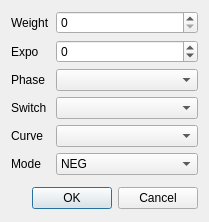
<?xml version="1.0" encoding="UTF-8"?>
<ui version="4.0">
 <class>ExpoDialog</class>
 <widget class="QDialog" name="ExpoDialog">
  <property name="geometry">
   <rect>
    <x>0</x>
    <y>0</y>
    <width>209</width>
    <height>222</height>
   </rect>
  </property>
  <property name="minimumSize">
   <size>
    <width>0</width>
    <height>222</height>
   </size>
  </property>
  <property name="windowTitle">
   <string/>
  </property>
  <property name="windowIcon">
   <iconset resource="companion9x.qrc">
    <normaloff>:/icon.png</normaloff>:/icon.png</iconset>
  </property>
  <layout class="QGridLayout" name="gridLayout_2">
   <item row="1" column="0">
    <widget class="QDialogButtonBox" name="buttonBox">
     <property name="minimumSize">
      <size>
       <width>0</width>
       <height>25</height>
      </size>
     </property>
     <property name="orientation">
      <enum>Qt::Horizontal</enum>
     </property>
     <property name="standardButtons">
      <set>QDialogButtonBox::Cancel|QDialogButtonBox::Ok</set>
     </property>
    </widget>
   </item>
   <item row="0" column="0">
    <layout class="QFormLayout" name="formLayout">
     <property name="fieldGrowthPolicy">
      <enum>QFormLayout::AllNonFixedFieldsGrow</enum>
     </property>
     <item row="0" column="0">
      <widget class="QLabel" name="label_3">
       <property name="text">
        <string>Weight</string>
       </property>
      </widget>
     </item>
     <item row="0" column="1">
      <widget class="QSpinBox" name="weightSB">
       <property name="whatsThis">
        <string>The value of the weight</string>
       </property>
       <property name="alignment">
        <set>Qt::AlignLeading|Qt::AlignLeft|Qt::AlignVCenter</set>
       </property>
       <property name="minimum">
        <number>0</number>
       </property>
       <property name="maximum">
        <number>100</number>
       </property>
      </widget>
     </item>
     <item row="1" column="0">
      <widget class="QLabel" name="label_2">
       <property name="text">
        <string>Expo</string>
       </property>
      </widget>
     </item>
     <item row="1" column="1">
      <widget class="QSpinBox" name="expoSB">
       <property name="whatsThis">
        <string>&lt;!DOCTYPE HTML PUBLIC &quot;-//W3C//DTD HTML 4.0//EN&quot; &quot;http://www.w3.org/TR/REC-html40/strict.dtd&quot;&gt;
&lt;html&gt;&lt;head&gt;&lt;meta name=&quot;qrichtext&quot; content=&quot;1&quot; /&gt;&lt;style type=&quot;text/css&quot;&gt;
p, li { white-space: pre-wrap; }
&lt;/style&gt;&lt;/head&gt;&lt;body style=&quot; font-family:'MS Shell Dlg 2'; font-size:8.25pt; font-weight:400; font-style:normal;&quot;&gt;
&lt;p style=&quot; margin-top:0px; margin-bottom:0px; margin-left:0px; margin-right:0px; -qt-block-indent:0; text-indent:0px;&quot;&gt;&lt;span style=&quot; font-size:8pt;&quot;&gt;Expo value&lt;/span&gt;&lt;/p&gt;&lt;/body&gt;&lt;/html&gt;</string>
       </property>
       <property name="alignment">
        <set>Qt::AlignLeading|Qt::AlignLeft|Qt::AlignVCenter</set>
       </property>
       <property name="minimum">
        <number>-100</number>
       </property>
       <property name="maximum">
        <number>100</number>
       </property>
      </widget>
     </item>
     <item row="2" column="0">
      <widget class="QLabel" name="label_phases">
       <property name="text">
        <string>Phase</string>
       </property>
      </widget>
     </item>
     <item row="2" column="1">
      <widget class="QComboBox" name="phasesCB">
       <property name="whatsThis">
        <string>Phase used by the expo.</string>
       </property>
      </widget>
     </item>
     <item row="3" column="0">
      <widget class="QLabel" name="label_7">
       <property name="text">
        <string>Switch</string>
       </property>
      </widget>
     </item>
     <item row="3" column="1">
      <widget class="QComboBox" name="switchesCB">
       <property name="whatsThis">
        <string>Switch used by the expo.
If blank then the expo is considered to be &quot;ON&quot; all the time.</string>
       </property>
      </widget>
     </item>
     <item row="4" column="0">
      <widget class="QLabel" name="label_curves">
       <property name="text">
        <string>Curve</string>
       </property>
      </widget>
     </item>
     <item row="4" column="1">
      <widget class="QComboBox" name="curvesCB">
       <property name="whatsThis">
        <string>The curve used by the expo</string>
       </property>
      </widget>
     </item>
     <item row="5" column="0">
      <widget class="QLabel" name="label_9">
       <property name="text">
        <string>Mode</string>
       </property>
      </widget>
     </item>
     <item row="5" column="1">
      <widget class="QComboBox" name="modeCB">
       <item>
        <property name="text">
         <string>NEG</string>
        </property>
       </item>
       <item>
        <property name="text">
         <string>POS</string>
        </property>
       </item>
       <item>
        <property name="text">
         <string>ALL</string>
        </property>
       </item>
      </widget>
     </item>
    </layout>
   </item>
  </layout>
 </widget>
 <resources>
  <include location="companion9x.qrc"/>
 </resources>
 <connections>
  <connection>
   <sender>buttonBox</sender>
   <signal>accepted()</signal>
   <receiver>ExpoDialog</receiver>
   <slot>accept()</slot>
   <hints>
    <hint type="sourcelabel">
     <x>199</x>
     <y>354</y>
    </hint>
    <hint type="destinationlabel">
     <x>157</x>
     <y>274</y>
    </hint>
   </hints>
  </connection>
  <connection>
   <sender>buttonBox</sender>
   <signal>rejected()</signal>
   <receiver>ExpoDialog</receiver>
   <slot>reject()</slot>
   <hints>
    <hint type="sourcelabel">
     <x>199</x>
     <y>360</y>
    </hint>
    <hint type="destinationlabel">
     <x>208</x>
     <y>274</y>
    </hint>
   </hints>
  </connection>
 </connections>
</ui>
